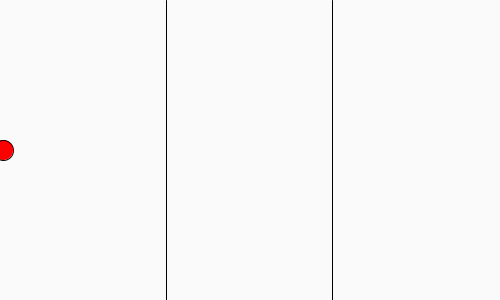
Frame 1 (no input)
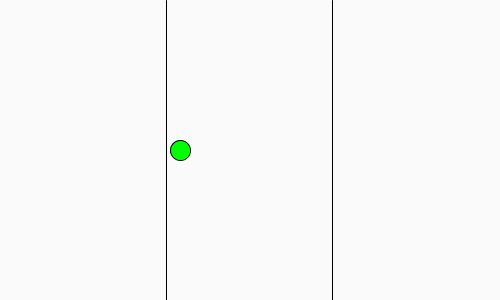
Frame 60 (the mouse pressed at the canvas centre just before this capture)
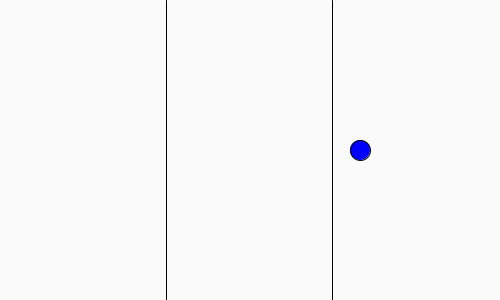
Frame 120 (the mouse held since frame 60 and released just before this capture)

The Processing sketch that drew these frames (run headless with seeded random() and noise(); from frame 60 on, the mouse is pressed at the canvas centre):

// Processing sketch: if_else_lineas_rebote
// ── if_else_lineas_rebote.pde
/*
Pelota que rebota
 
 Este es un repaso de las primeras dos semanas
 Autor: Sergio Majluf
 
 */

// esta variable es GLOBAL
float posX = 0;
float posY = 0;
int tamano = 20;

int primerTercio = 166;
int segundoTercio = primerTercio * 2;

int velocidad = 3;

void setup() {
  size(500, 300);
  background(250);
  //posX = width/2;
  posY = height/2;
}

void draw() {
  background(250);

  line (primerTercio, 0, primerTercio, height);
  line (segundoTercio, 0, segundoTercio, height);

  avanza();
  cualquierNombre();
  ellipse(posX, posY, tamano, tamano);
}

void avanza() {

  if ( posX < width) {
    posX = posX + velocidad;
  } else {
    posX = 0;
  }
}

void cualquierNombre () {
  if (posX < primerTercio) {
    fill(255, 0, 0);
  } else if (posX > primerTercio && posX < segundoTercio) {
    fill(0, 255, 0);
  } else {
    fill(0, 0, 255);
  }
}
